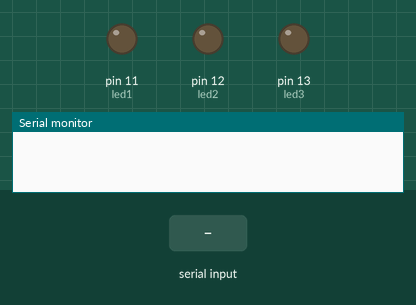
Simulated run of this sketch. Board: Arduino Uno, built with avr-gcc and run on an emulated ATmega328P. Parts: output pins drawn as LEDs (lit = HIGH), the last lines printed to the serial monitor. Inputs (shaded band) come from the test bench.

Above: at 1.2 s.
1.3 s: "1" received over Serial
At 2.3 s:
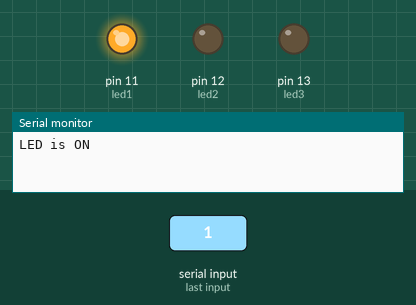
2.8 s: "3" received over Serial
At 3.4 s:
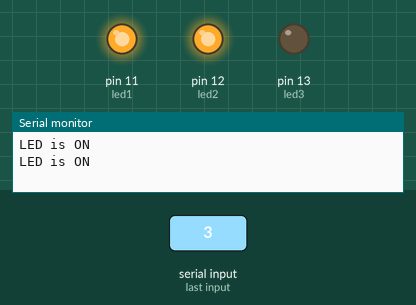
4.3 s: "2" received over Serial
At 4.6 s:
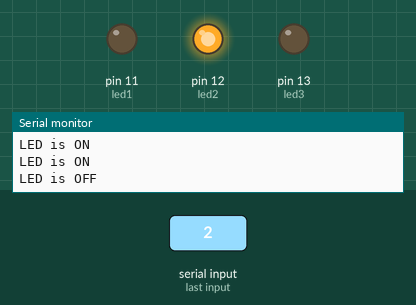
5.8 s: "5" received over Serial
At 6.9 s:
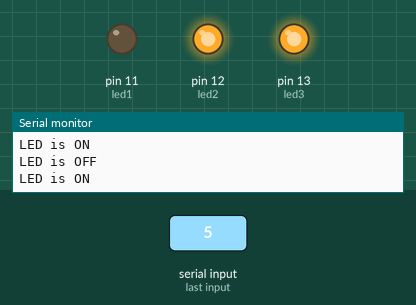
7.3 s: "4" received over Serial
At 8.0 s:
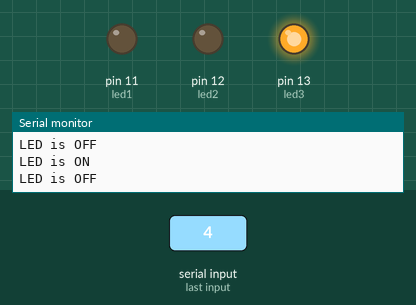
8.8 s: "6" received over Serial
At 9.2 s:
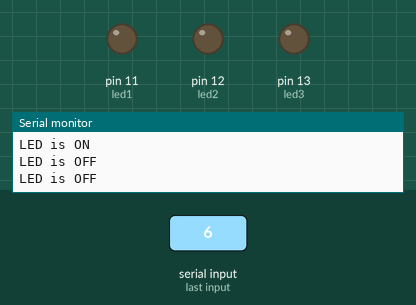
Timing chart, 0 to 11.3 s (numbered marks = the images above; inputs shaded):
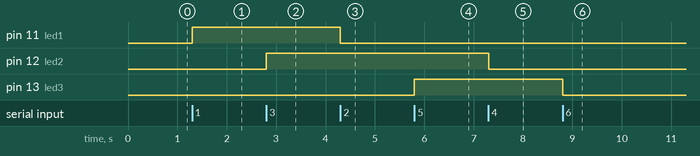

The sketch:

0412_multiLEDKeyboard.ino
```cpp
int led1 = 11;
int led2 = 12;
int led3 = 13;
int val = 0;

void setup() {
  pinMode(led1, OUTPUT);
  pinMode(led2, OUTPUT);
  pinMode(led3, OUTPUT);
  Serial.begin(9600);
}

void loop() {
  val = Serial.read();

  if (val == '1') {
    digitalWrite(led1, HIGH);
    Serial.println("LED is ON");
  }
  if (val == '2') {
    digitalWrite(led1, LOW);
    Serial.println("LED is OFF");
  }
  if (val == '3') {
    digitalWrite(led2, HIGH);
    Serial.println("LED is ON");
  }
  if (val == '4') {
    digitalWrite(led2, LOW);
    Serial.println("LED is OFF");
  }
  if (val == '5') {
    digitalWrite(led3, HIGH);
    Serial.println("LED is ON");
  }
  if (val == '6') {
    digitalWrite(led3, LOW);
    Serial.println("LED is OFF");
  }
}
```

Measured:
- after the input at 1.3 s, pin 11 (led1): LOW → HIGH at once
- after the input at 2.8 s, pin 12 (led2): LOW → HIGH at once
- after the input at 4.3 s, pin 11 (led1): HIGH → LOW at once
- after the input at 5.8 s, pin 13 (led3): LOW → HIGH at once
- after the input at 7.3 s, pin 12 (led2): HIGH → LOW at once
- after the input at 8.8 s, pin 13 (led3): HIGH → LOW at once
